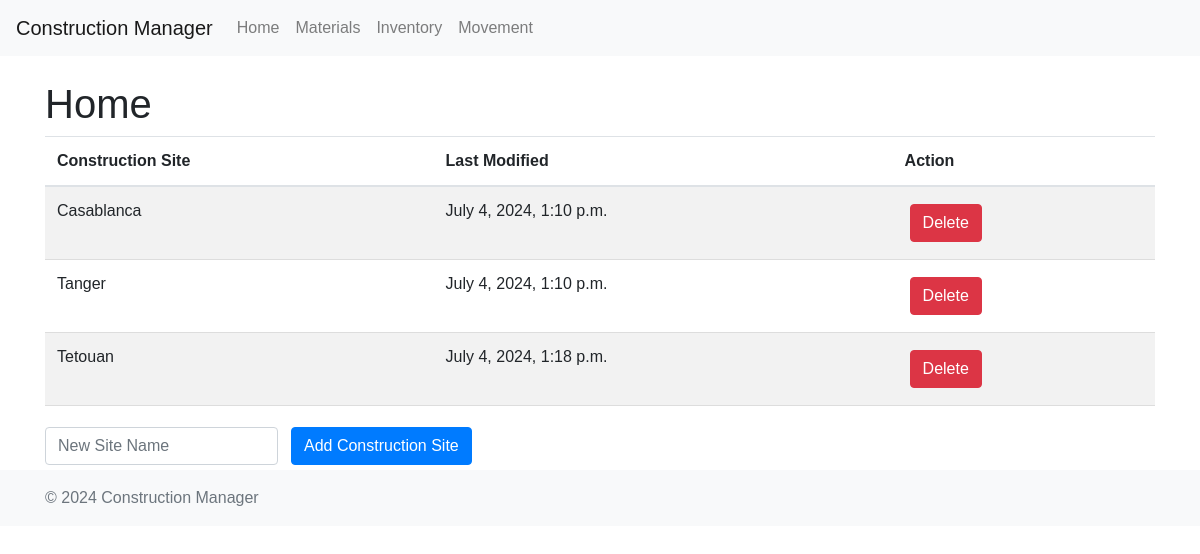
The page / on the database its author committed.
### backend/models.py (models this page shows, shortened)
class ConstructionSite(models.Model):
    name = models.CharField(max_length=255)
    last_modified = models.DateTimeField(auto_now=True)

### backend/views.py (the view)
# urls.py: path('', views.home, name='home'),
def home(request):
    sites = ConstructionSite.objects.all()
    return render(request, 'home.html', {'sites': sites})

### backend/templates/home.html (shortened to what this page needs)
{% extends "base.html" %}
{% load static %}
{% block content %}
<h1>Home</h1>
<table class="table table-striped">
    <thead>
        <tr>
            <th>Construction Site</th>
            <th>Last Modified</th>
            <th>Action</th>
        </tr>
    </thead>
    <tbody id="site-table-body">
        {% for site in sites %}
        <tr data-id="{{ site.id }}">
            <td>{{ site.name }}</td>
            <td>{{ site.last_modified }}</td>
            <td><button class="btn btn-danger delete-site">Delete</button></td>
        </tr>
        {% endfor %}
    </tbody>
</table>
<div class="form-inline">
    <input type="text" class="form-control mr-2" id="new-site-name" placeholder="New Site Name">
    <button class="btn btn-primary" id="add-site">Add Construction Site</button>
</div>
{% endblock %}

### static/css/styles.css (style rules this page uses)
body { font-family: Arial, sans-serif; }
table { width: 100%; border-collapse: collapse; }
th, td { padding: 8px; text-align: left; border-bottom: 1px solid #ddd; }
button { padding: 5px 10px; margin: 5px; }

### rows shown on the page
ConstructionSite: name "Casablanca", last_modified "July 4, 2024, 1:10 p.m."
ConstructionSite: name "Tanger", last_modified "July 4, 2024, 1:10 p.m."
ConstructionSite: name "Tetouan", last_modified "July 4, 2024, 1:18 p.m."
